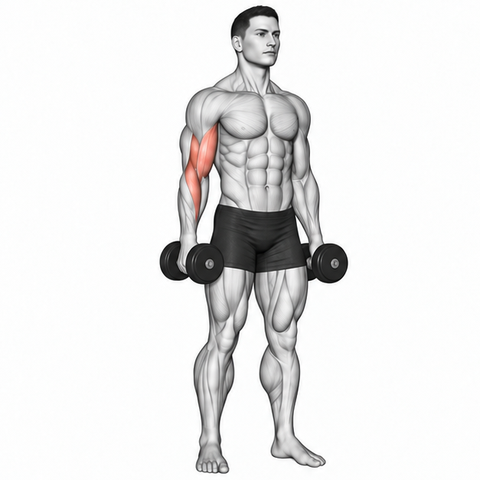
#> input picture assets/motion_repairs/20261025_review47/1671-fixed.webp, 480 x 480 px, given in place of dataset_motion_1671.webp, which was not available
$ python register_frames.py
#> lines starting #> are read from the running program, lines starting #| are printed output that depends on the picture; after the words box and inside, x2 and y2 are one past the last pixel; in counts of white or black regions, pixels touching at a corner belong together
#!/usr/bin/env python3
"""Register Batch 47 candidates (1671, 1673) with integer shifts, 800/380/800/380 ms loop, and anchor verification."""
from pathlib import Path
import json
import struct
import numpy as np
from PIL import Image, ImageDraw, ImageSequence

B = Path(__file__).resolve().parent
R = B.parents[2]
W, H = 480, 480
DURATIONS = [800, 380, 800, 380]

CANDIDATES = {
    "1671": {
        "shifts": [(0, 0), (20, 0), (0, 0), (20, 0)],
        "anchors": {
            "foot_left": (160, 410, 240, 474),
            "foot_right": (255, 410, 330, 474),
            "left_thigh": (240, 210, 305, 345),
            "free_arm": (260, 130, 330, 300),
            "head_crown": (210, 4, 270, 58),
        },
    },
    "1673": {
        "shifts": [(0, 0), (0, 0), (0, 0), (0, 0)],
        "anchors": {
            "ball_bottom_right": (230, 345, 345, 435),
            "foot_left": (55, 360, 160, 445),
            "foot_right": (345, 345, 445, 435),
            "head_crown": (195, 22, 265, 95),
        },
    },
}


def ncc_at(ref_gray, tgt_gray, box, dx, dy):
    x0, y0, x1, y1 = box
    h, w = ref_gray.shape
    xx0, yy0, xx1, yy1 = x0 + dx, y0 + dy, x1 + dx, y1 + dy
    if xx0 < 0 or yy0 < 0 or xx1 > w or yy1 > h:
        return -1.0
    a = ref_gray[y0:y1, x0:x1]
    b = tgt_gray[yy0:yy1, xx0:xx1]
    sa, sb = a.std(), b.std()
    if sa < 1e-3 or sb < 1e-3:
        return 0.0
    return float(((a - a.mean()) * (b - b.mean())).mean() / (sa * sb))


def best_shift(ref_gray, tgt_gray, box, radius=8):
    sc0 = ncc_at(ref_gray, tgt_gray, box, 0, 0)
    best_sc, bdx, bdy = sc0, 0, 0
    for dy in range(-radius, radius + 1):
        for dx in range(-radius, radius + 1):
            sc = ncc_at(ref_gray, tgt_gray, box, dx, dy)
            if sc > best_sc + 1e-4:
                best_sc, bdx, bdy = sc, dx, dy
    return bdx, bdy, best_sc, sc0


report = {}
strip = Image.new("RGB", (W * 4, H * len(CANDIDATES)), (255, 255, 255))
#> strip: PIL image 1920x960 RGB; every value is 255

for idx, (eid, cfg) in enumerate(CANDIDATES.items()):
    src = R / f"app/src/main/res/raw/dataset_motion_{eid}.webp"
    orig_frames = [f.convert("RGB") for f in ImageSequence.Iterator(Image.open(src))]
#> orig_frames = 4 items
    assert len(orig_frames) == 4 and all(f.size == (W, H) for f in orig_frames)
    shifts = cfg["shifts"]
    out_frames = []
    for fi in range(4):
        src_i = 1 if fi == 3 else fi
        dx, dy = shifts[fi]
        canvas = Image.new("RGB", (W, H), (255, 255, 255))
        canvas.paste(orig_frames[src_i], (dx, dy))
        out_frames.append(canvas)
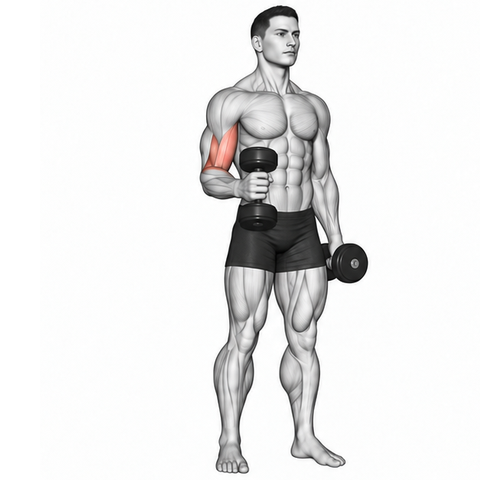
#> canvas: PIL image 480x480 RGB; mean R, G, B 234.7, 234.5, 234.4
#> after the loop, out_frames = 4 items

    arrs = [np.asarray(f, dtype=np.float32) for f in out_frames]
#> arrs = 4 items
    grays = [a.mean(axis=2) for a in arrs]
#> grays = 4 items
    fg = [int((a.min(axis=2) < 245).sum()) for a in arrs]
#> fg = [43458, 40673, 40633, 40673]
    assert np.array_equal(arrs[1], arrs[3]), f"{eid}: Frame 4 must equal Frame 2"
    for fi, a in enumerate(arrs):
        m = a.min(axis=2) < 245
        assert not (m[0].any() or m[-1].any() or m[:, 0].any() or m[:, -1].any()), f"{eid} F{fi} touches border"
#> this loop made 4 passes
#> pass 1, `m = a.min(axis=2) < 245`:
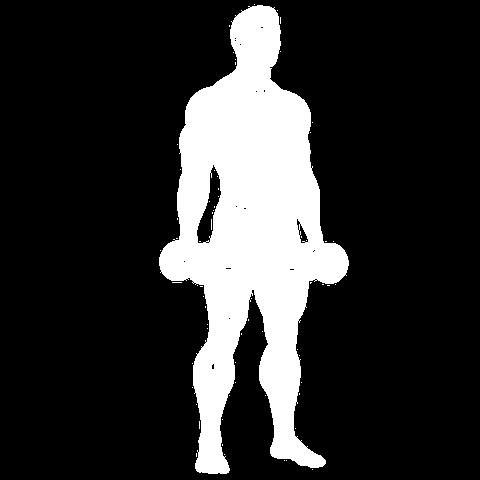
#> m: shape (480, 480) bool; 18.9% white; 65 white regions (64 under 20 px), largest, box (x1, y1, x2, y2) and area: (159, 5, 349, 474) 43336
#> pass 3, `m = a.min(axis=2) < 245`:
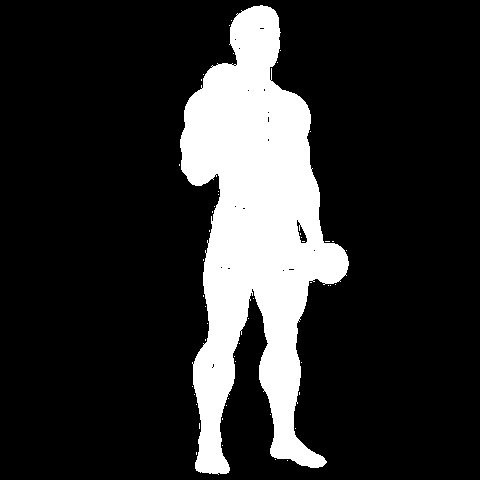
#> m: shape (480, 480) bool; 17.6% white; 50 white regions (49 under 20 px), largest, box (x1, y1, x2, y2) and area: (180, 5, 349, 475) 40558

    max_res = 0.0
    min_sc0 = 1.0
    anchor_detail = {}
    for aname, box in cfg["anchors"].items():
        anchor_detail[aname] = {}
        for fi in (0, 2):
            bdx, bdy, bsc, sc0 = best_shift(grays[1], grays[fi], box)
            res = (bdx ** 2 + bdy ** 2) ** 0.5
            max_res = max(max_res, res)
            min_sc0 = min(min_sc0, sc0)
            anchor_detail[aname][f"F{fi}"] = {
                "best_dx": bdx,
                "best_dy": bdy,
                "best_score": round(bsc, 4),
                "score_at_0": round(sc0, 4),
                "residual_px": round(res, 2),
            }
#> this loop made 5 passes
#> pass 1, in ncc_at, `a = ref_gray[y0:y1, x0:x1]`:
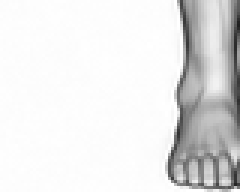
#> a: shape (64, 80) float32 (shown 3 times larger); min 32.67, max 255, mean 229.9
#> pass 1, in ncc_at, `b = tgt_gray[yy0:yy1, xx0:xx1]`:
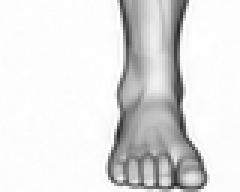
#> b: shape (64, 80) float32 (shown 3 times larger); min 35.33, max 255, mean 225.8
#> pass 1, in ncc_at (call 2), `b = tgt_gray[yy0:yy1, xx0:xx1]`:
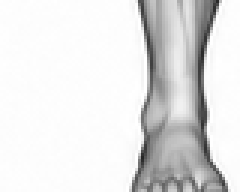
#> b: shape (64, 80) float32 (shown 3 times larger); min 38.33, max 255, mean 226.7
#> pass 1, in ncc_at (call 3), `b = tgt_gray[yy0:yy1, xx0:xx1]`:
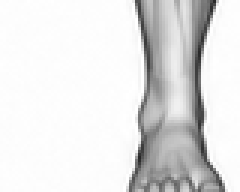
#> b: shape (64, 80) float32 (shown 3 times larger); min 38.33, max 255, mean 226.7

#> (the run stopped early here; a loop or call above may not have finished)
